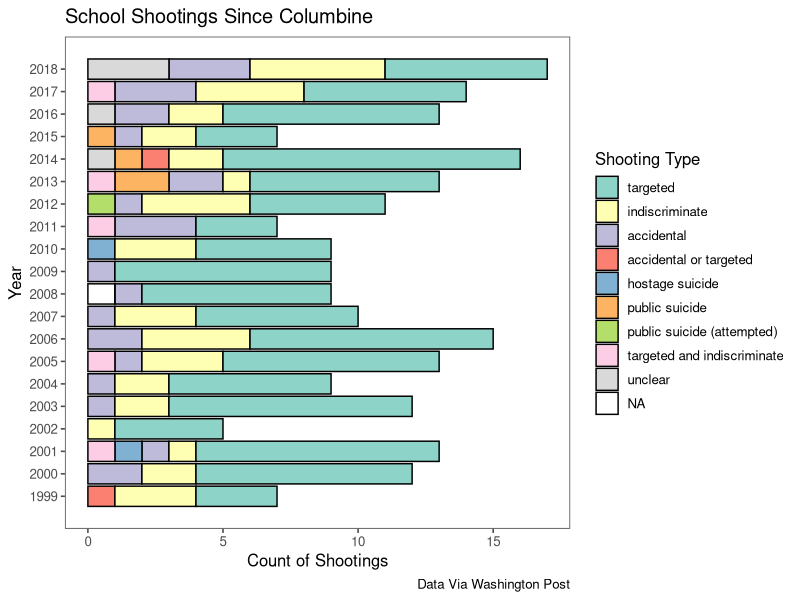
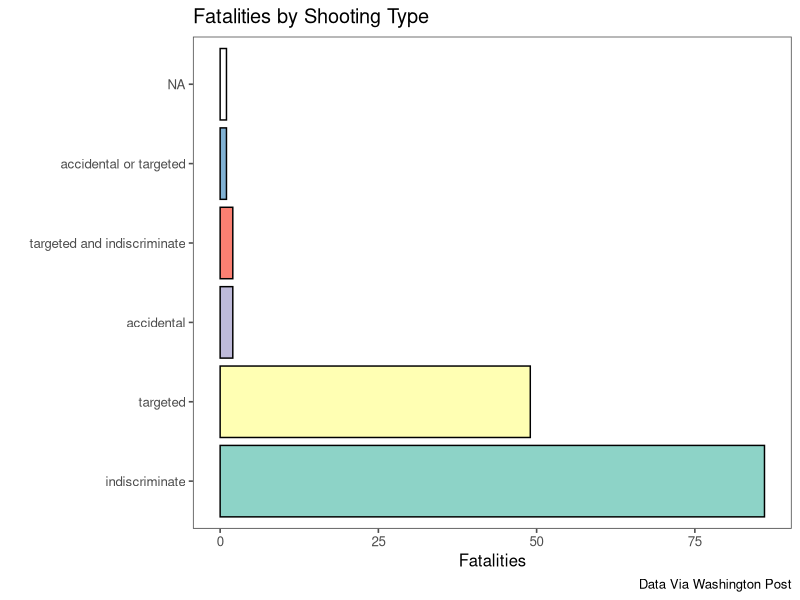
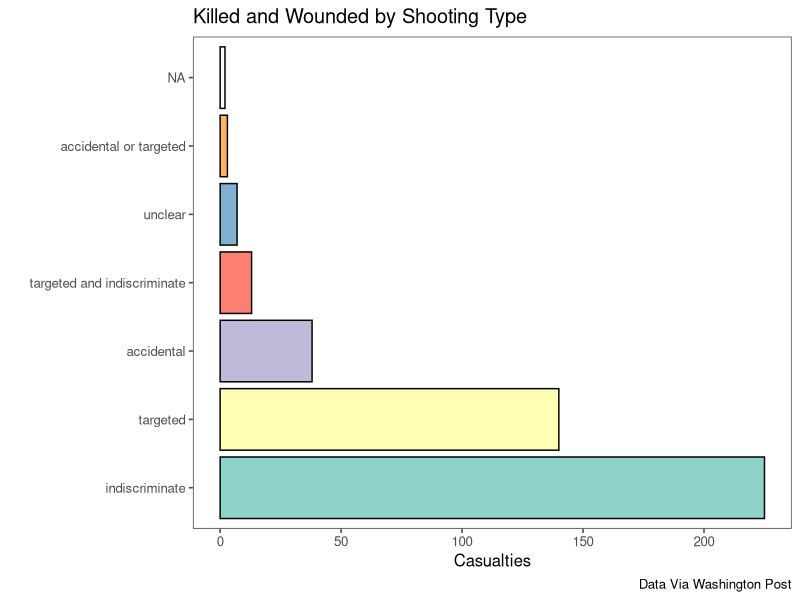

Source code (R) for these figures, in order:
library(tidyverse)
library(ggthemes)
setwd("J:\\datasets\\data-school-shootings-master\\")
killins<-read_csv("school-shootings-data.csv")

pal<-("")

# visualizations
killins %>%
  group_by(year) %>% 
  count(shooting_type) %>% 
  ggplot(aes(x = year, y = n, fill = fct_reorder(shooting_type, -n))) + 
  geom_col(color="black") + 
  coord_flip()+
  scale_fill_brewer(palette="Set3") +
  labs(
    title = "School Shootings Since Columbine",
    x = "Year",
    y = "Count of Shootings",
    fill = "Shooting Type",
    caption = "Data Via Washington Post"
  ) + 
  scale_x_continuous(breaks=1999:2018) +
  theme_few()+
  guides(color=FALSE)
?scale_x_continuous
  
  
killins %>%
  group_by(shooting_type) %>% 
  summarize(killed = sum(killed)) %>% 
  mutate(shooting_type = fct_reorder(shooting_type, -killed)) %>% 
  filter(killed >= 1) %>% 
  ggplot(aes(x = shooting_type, y = killed, fill = shooting_type)) +
  geom_col(color="black") +
  coord_flip() +
  scale_fill_brewer(palette="Set3")+
  labs(
    title="Fatalities by Shooting Type",
    y = "Fatalities",
    x = "",
    caption = "Data Via Washington Post"
  ) + 
  theme_few() +
  guides(fill = FALSE)


killins %>%
  group_by(shooting_type) %>% 
  summarize(casualties = sum(casualties)) %>% 
  mutate(shooting_type = fct_reorder(shooting_type, -casualties)) %>% 
  filter(casualties >= 1) %>% 
  ggplot(aes(x = shooting_type, y = casualties, fill = shooting_type)) +
  geom_col(color="black") +
  coord_flip() +
  scale_fill_brewer(palette="Set3")+
  labs(
    title="Killed and Wounded by Shooting Type",
    y = "Casualties",
    x = "",
    caption = "Data Via Washington Post"
  ) + 
  theme_few() +
  guides(fill = FALSE)


# statistics amd descriptive data
summary(lm(casualties~year, data = killins))

killins %>% 
  group_by(year) %>% 
  tally() %>% 
  summarize(mu = mean(n), sigma = sd(n))

killins %>% 
  group_by(year) %>% 
  tally()

model1data<-killins %>% 
  group_by(year) %>% 
  count()
summary(lm(n~year, data=model1data))
